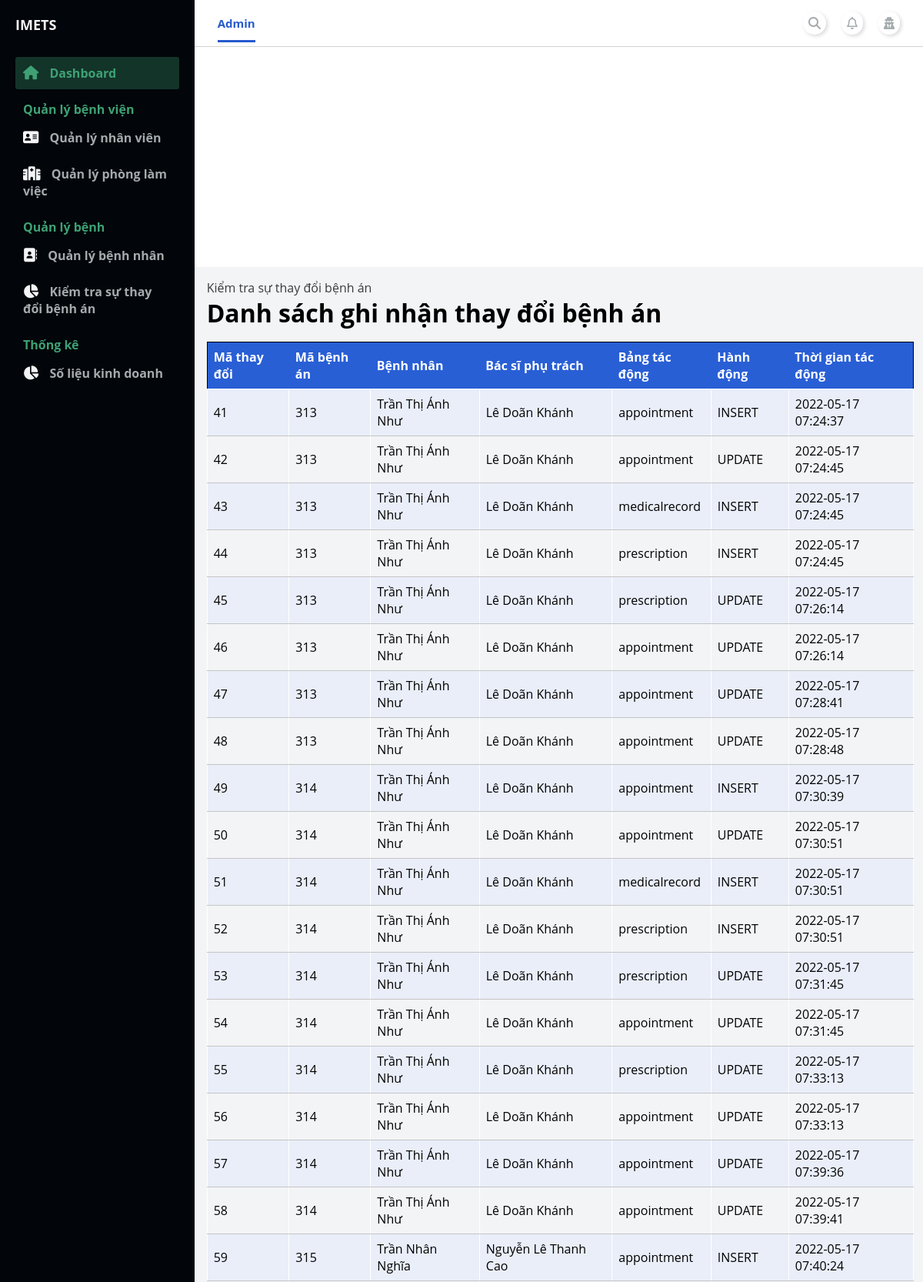
Page /admin/index.php?page_layout=recordLog (signed in, upper part) on the committed database.
### tables this page shows
CREATE TABLE `medicalrecord_log` (
  `ID_Log` int(11) NOT NULL,
  `ID_Appointment` int(11) NOT NULL,
  `AtTable` varchar(50) NOT NULL,
  `Operation` varchar(50) NOT NULL,
  `UpdateAt` datetime NOT NULL
);

CREATE TABLE `medicalrecord` (
  `ID_MedicalRecord` int(11) NOT NULL,
  `ID_Appointment` int(11) NOT NULL,
  `ReasonCheckup` varchar(50) DEFAULT NULL,
  `BodyCheck` varchar(50) DEFAULT NULL,
  `BodyPartsCheck` varchar(50) DEFAULT NULL,
  `PulseRate` int(11) DEFAULT NULL,
  `Temp` float DEFAULT NULL,
  `BloodPressure` varchar(10) DEFAULT NULL,
  `Breathing` int(11) DEFAULT NULL,
  `Height` float DEFAULT NULL,
  `Weight` float DEFAULT NULL,
  `Result` varchar(255) DEFAULT NULL,
  `TreatmentDirection` varchar(255) DEFAULT NULL,
  `Advice` varchar(255) DEFAULT NULL
);

CREATE TABLE `patient` (
  `ID_Patient` int(11) NOT NULL,
  `Name` varchar(100) NOT NULL,
  `DOB` date NOT NULL,
  `Sex` varchar(10) NOT NULL,
  `Address` varchar(200) DEFAULT NULL,
  `CMND` varchar(15) DEFAULT NULL,
  `PhoneNumber` varchar(25) NOT NULL,
  `ID_BHYT` varchar(20) DEFAULT NULL,
  `VoteRate` double NOT NULL,
  `UserName` varchar(100) NOT NULL,
  `Password` varchar(100) NOT NULL
);

CREATE TABLE `staff` (
  `ID_Staff` int(11) NOT NULL,
  `Name_Staff` varchar(100) NOT NULL,
  `DOB_Staff` date NOT NULL,
  `Sex_Staff` varchar(10) NOT NULL,
  `Address_Staff` varchar(200) NOT NULL,
  `CMND_Staff` varchar(15) NOT NULL,
  `PhoneNumber_Staff` varchar(25) NOT NULL,
  `Position` varchar(50) NOT NULL,
  `ID_Dept` int(11) NOT NULL,
  `DateStartWork` date NOT NULL,
  `VoteRate` double NOT NULL DEFAULT 0,
  `UserName` varchar(100) NOT NULL,
  `Password` varchar(100) NOT NULL
);

### admin/modules_admin/recordLog/recordLog.php (the view, shortened to what this page needs)
<main>
    <div class="container-table">
        <div class="link-nav-pages">
            <a href="">Kiểm tra sự thay đổi bệnh án</a>
        </div>
        <div class="table-header">
            <h1>Danh sách ghi nhận thay đổi bệnh án</h1>
        </div>
        <div class="table-body">
            <table class="table">
                <thead class="thead-dark">
                    <tr>
                        <th>Mã thay đổi</th>
                        <th>Mã bệnh án</th>
                        <th>Bệnh nhân</th>
                        <th>Bác sĩ phụ trách</th>
                        <th>Bảng tác động</th>
                        <th>Hành động</th>
                        <th>Thời gian tác động</th>
                    </tr>
                </thead>
                <tbody>
                    <tr>
                        <?php
                            include './../config.php';
                            $sql = "SELECT medicalrecord_log.ID_Log, medicalrecord.ID_MedicalRecord, patient.Name,staff.Name_Staff, medicalrecord_log.AtTable, medicalrecord_log.Operation,medicalrecord_log.UpdateAt
                            FROM medicalrecord_log JOIN appointment ON medicalrecord_log.ID_Appointment=appointment.ID_Appointment
                            JOIN medicalrecord ON medicalrecord.ID_Appointment=appointment.ID_Appointment
                            JOIN staff ON staff.ID_Staff=appointment.ID_Staff
                            JOIN patient ON patient.ID_Patient=appointment.ID_Patient";
                            $query = mysqli_query($conn, $sql);
                            while($rows = mysqli_fetch_array($query)){ ?>
                            <tr>
                                <td><?php echo $rows["ID_Log"] ?></td>
                                <td><?php echo $rows["ID_MedicalRecord"] ?></td>
                                <td><?php echo $rows["Name"] ?></td>
                                <td><?php echo $rows["Name_Staff"] ?></td>
                                <td><?php echo $rows["AtTable"] ?></td>
                                <td><?php echo $rows["Operation"] ?></td>
                                <td><?php echo $rows["UpdateAt"] ?></td>
                            </tr>
                        <?php } ?>
                    </tr>
            </table>
        </div>
    </div>
</main>

### admin/modules_admin/style/index_admin.css (style rules this page uses)
:root { --white: #ffffff; --lightblue:#E9EEF9; --blue:#295FD5; --blacktext:#3B3B3B; --red: #E85253; --box-shadow:.5rem .5rem 0 rgba(22, 86, 160, 0.2); --text-shadow:.4rem .4rem 0 rgba(0, 0, 0, .2); --border:.2rem solid var(--blue); }
* { margin: 0; padding: 0; }
body { box-sizing: border-box; font-family: 'Open Sans', sans-serif; }

### admin/modules_admin/style/content_admin.css (style rules this page uses)
main { background: #f3f4f6; grid-area: main; overflow-y: auto; }

### admin/modules_admin/style/staff_management.css (style rules this page uses)
.container-table { width: 97%; margin: 1rem 1rem 0 1rem; }
.table { border-collapse: collapse; width: 100%; margin-top: 1rem; border: 1px solid rgb(0, 0, 0); }
.thead-dark { background-color: var(--blue); color: var(--white); }
th, td { text-align: left; padding: 0.5rem; }
tr:nth-child(even) { background-color: var(--lightblue); }

### admin/modules_admin/style/detail_staffManagement.css (style rules this page uses)
.link-nav-pages a { text-decoration: none; color: var(--blacktext); }

### admin/modules_admin/style/patient_management.css (style rules this page uses)
.personalInfoTable th, td { padding: 8px; text-align: left; border-bottom: 1px solid #c5c5c5; border-top: 1px solid #ffffff; border-right: 1px solid #ffffff; border-left: 1px solid #ffffff; }

### rows in the picture
medicalrecord_log: ID_Log "41", medicalrecord.ID_MedicalRecord "313", patient.Name "Trần Thị Ánh Như", staff.Name_Staff "Lê Doãn Khánh", AtTable "appointment", Operation "INSERT", UpdateAt "2022-05-17 07:24:37"
medicalrecord_log: ID_Log "42", medicalrecord.ID_MedicalRecord "313", patient.Name "Trần Thị Ánh Như", staff.Name_Staff "Lê Doãn Khánh", AtTable "appointment", Operation "UPDATE", UpdateAt "2022-05-17 07:24:45"
medicalrecord_log: ID_Log "43", medicalrecord.ID_MedicalRecord "313", patient.Name "Trần Thị Ánh Như", staff.Name_Staff "Lê Doãn Khánh", AtTable "medicalrecord", Operation "INSERT", UpdateAt "2022-05-17 07:24:45"
medicalrecord_log: ID_Log "44", medicalrecord.ID_MedicalRecord "313", patient.Name "Trần Thị Ánh Như", staff.Name_Staff "Lê Doãn Khánh", AtTable "prescription", Operation "INSERT", UpdateAt "2022-05-17 07:24:45"
medicalrecord_log: ID_Log "45", medicalrecord.ID_MedicalRecord "313", patient.Name "Trần Thị Ánh Như", staff.Name_Staff "Lê Doãn Khánh", AtTable "prescription", Operation "UPDATE", UpdateAt "2022-05-17 07:26:14"
medicalrecord_log: ID_Log "46", medicalrecord.ID_MedicalRecord "313", patient.Name "Trần Thị Ánh Như", staff.Name_Staff "Lê Doãn Khánh", AtTable "appointment", Operation "UPDATE", UpdateAt "2022-05-17 07:26:14"
medicalrecord_log: ID_Log "47", medicalrecord.ID_MedicalRecord "313", patient.Name "Trần Thị Ánh Như", staff.Name_Staff "Lê Doãn Khánh", AtTable "appointment", Operation "UPDATE", UpdateAt "2022-05-17 07:28:41"
medicalrecord_log: ID_Log "48", medicalrecord.ID_MedicalRecord "313", patient.Name "Trần Thị Ánh Như", staff.Name_Staff "Lê Doãn Khánh", AtTable "appointment", Operation "UPDATE", UpdateAt "2022-05-17 07:28:48"
medicalrecord_log: ID_Log "49", medicalrecord.ID_MedicalRecord "314", patient.Name "Trần Thị Ánh Như", staff.Name_Staff "Lê Doãn Khánh", AtTable "appointment", Operation "INSERT", UpdateAt "2022-05-17 07:30:39"
medicalrecord_log: ID_Log "50", medicalrecord.ID_MedicalRecord "314", patient.Name "Trần Thị Ánh Như", staff.Name_Staff "Lê Doãn Khánh", AtTable "appointment", Operation "UPDATE", UpdateAt "2022-05-17 07:30:51"
medicalrecord_log: ID_Log "51", medicalrecord.ID_MedicalRecord "314", patient.Name "Trần Thị Ánh Như", staff.Name_Staff "Lê Doãn Khánh", AtTable "medicalrecord", Operation "INSERT", UpdateAt "2022-05-17 07:30:51"
medicalrecord_log: ID_Log "52", medicalrecord.ID_MedicalRecord "314", patient.Name "Trần Thị Ánh Như", staff.Name_Staff "Lê Doãn Khánh", AtTable "prescription", Operation "INSERT", UpdateAt "2022-05-17 07:30:51"
medicalrecord_log: ID_Log "53", medicalrecord.ID_MedicalRecord "314", patient.Name "Trần Thị Ánh Như", staff.Name_Staff "Lê Doãn Khánh", AtTable "prescription", Operation "UPDATE", UpdateAt "2022-05-17 07:31:45"
medicalrecord_log: ID_Log "54", medicalrecord.ID_MedicalRecord "314", patient.Name "Trần Thị Ánh Như", staff.Name_Staff "Lê Doãn Khánh", AtTable "appointment", Operation "UPDATE", UpdateAt "2022-05-17 07:31:45"
medicalrecord_log: ID_Log "55", medicalrecord.ID_MedicalRecord "314", patient.Name "Trần Thị Ánh Như", staff.Name_Staff "Lê Doãn Khánh", AtTable "prescription", Operation "UPDATE", UpdateAt "2022-05-17 07:33:13"
medicalrecord_log: ID_Log "56", medicalrecord.ID_MedicalRecord "314", patient.Name "Trần Thị Ánh Như", staff.Name_Staff "Lê Doãn Khánh", AtTable "appointment", Operation "UPDATE", UpdateAt "2022-05-17 07:33:13"
medicalrecord_log: ID_Log "57", medicalrecord.ID_MedicalRecord "314", patient.Name "Trần Thị Ánh Như", staff.Name_Staff "Lê Doãn Khánh", AtTable "appointment", Operation "UPDATE", UpdateAt "2022-05-17 07:39:36"
medicalrecord_log: ID_Log "58", medicalrecord.ID_MedicalRecord "314", patient.Name "Trần Thị Ánh Như", staff.Name_Staff "Lê Doãn Khánh", AtTable "appointment", Operation "UPDATE", UpdateAt "2022-05-17 07:39:41"
medicalrecord_log: ID_Log "59", medicalrecord.ID_MedicalRecord "315", patient.Name "Trần Nhân Nghĩa", staff.Name_Staff "Nguyễn Lê Thanh Cao", AtTable "appointment", Operation "INSERT", UpdateAt "2022-05-17 07:40:24"
